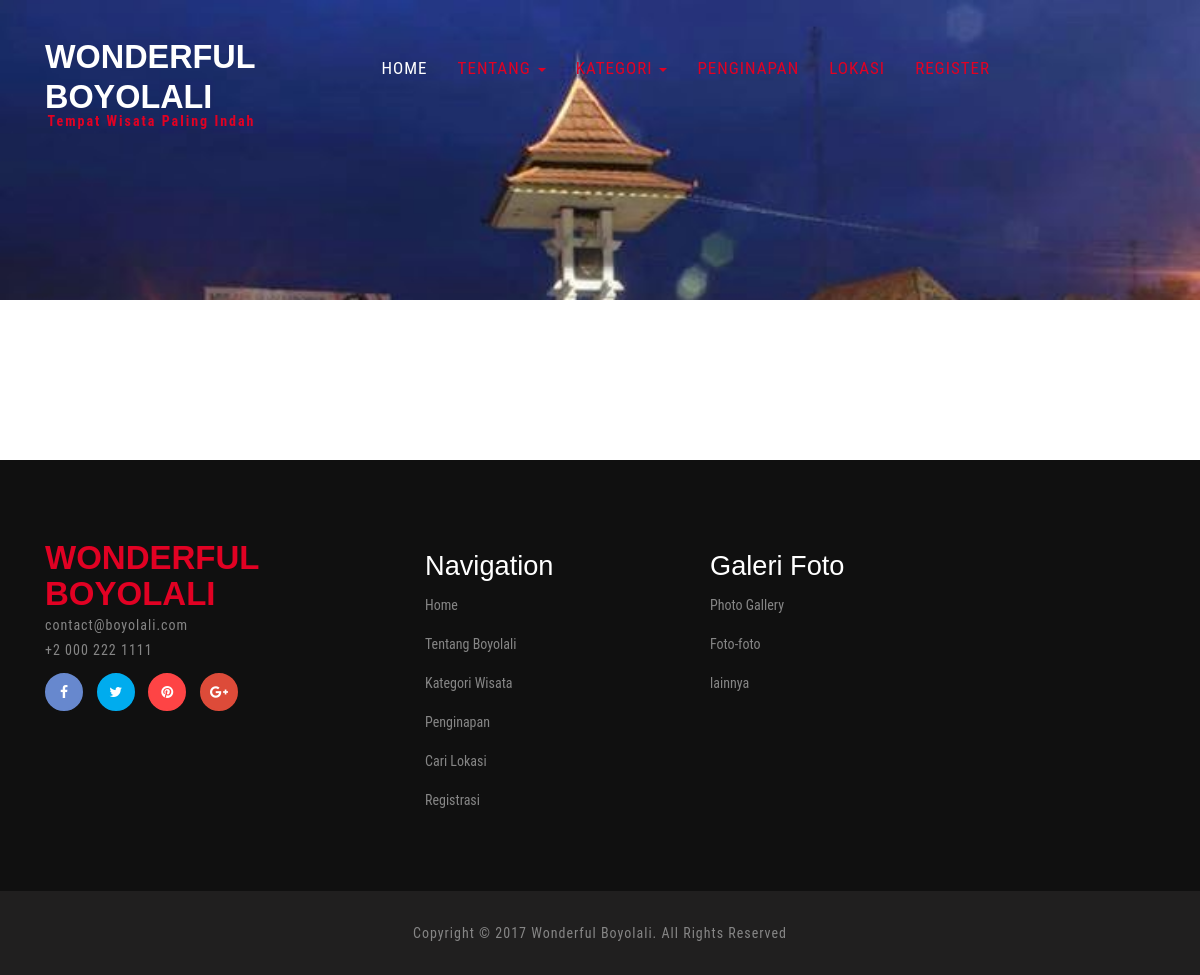
/index.php/penginapan, run on an earlier commit of the app's database.
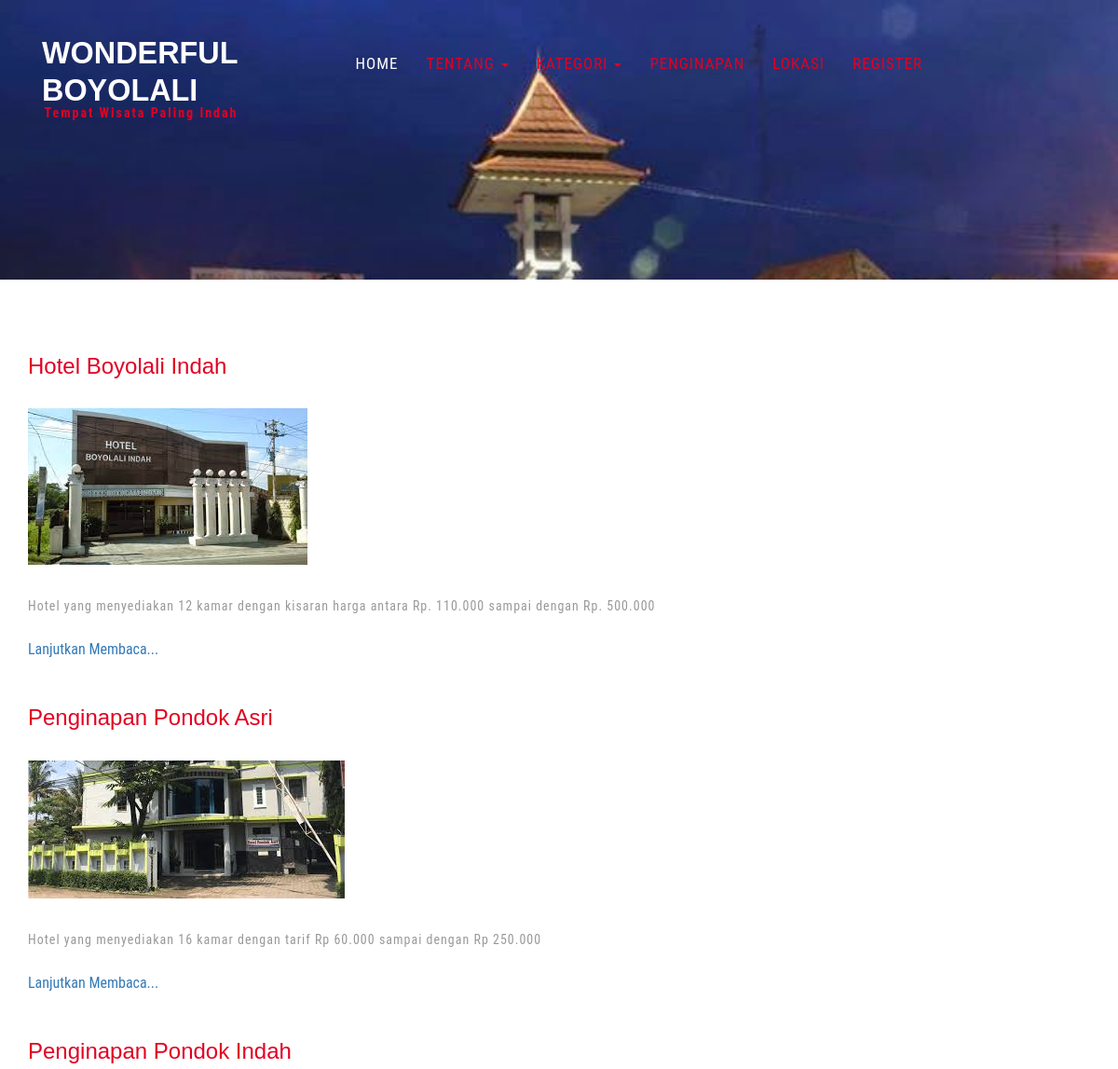
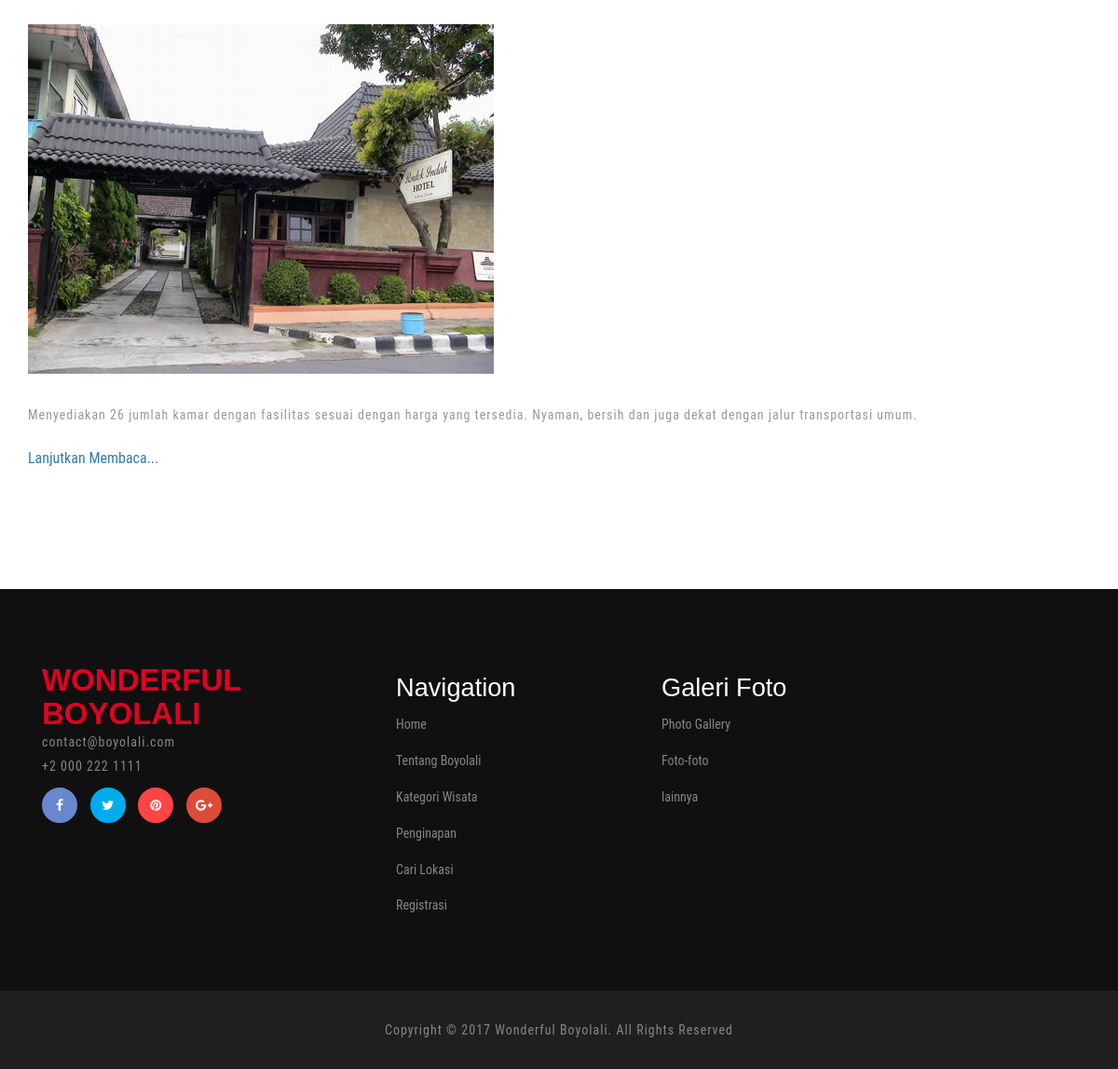
And on a later commit of the database (2 pictures, top to bottom).
### tables this page shows
CREATE TABLE `penginapan` (
  `id_penginapan` int(5) NOT NULL,
  `nama_penginapan` varchar(100) NOT NULL,
  `alamat_penginapan` varchar(150) NOT NULL,
  `daerah_penginapan` varchar(150) NOT NULL,
  `ket_penginapan` text NOT NULL,
  `harga_penginapan` int(10) NOT NULL,
  `long_penginapan` varchar(100) NOT NULL,
  `lat_penginapan` varchar(100) NOT NULL,
  `cp_penginapan` varchar(15) NOT NULL,
  `id_admin` int(5) NOT NULL,
  `id_user` int(5) NOT NULL
);

### application/controllers/Main.php (called while the page is built, shortened)
<?php
class Main extends CI_Controller {
    public function penginapan()
	{
		$this->load->model('m_dashboard');
        $this->load->view('main/header1');
		$data['penginapan'] = $this->m_dashboard->tampil_penginapan()->result();
        $this->load->view('penginapan',$data);
		$this->load->view('main/footer');
	}
}

### index.php (called while the page is built, shortened)
<?php
require_once BASEPATH.'core/CodeIgniter.php';

### application/models/m_dashboard.php (called while the page is built, shortened)
<?php
class m_dashboard extends CI_Model{
    public function tampil_penginapan(){
        return $this->db->get('penginapan');
    }
}
?>

### application/views/penginapan.php (the view, shortened to what this page needs)
<?php
	$CI =& get_instance();
?>
	<div class="single w3l-agileits">
		<div class="container">
			<?php $no=1; foreach($penginapan as $a){ ?>
			<div class="blog-pag page">
				<div class="blog-page-grids">
					<div class="blog-page-grid">
						<h3><?php echo $a->nama_penginapan; ?></h3>
					</div>
					<div class="clearfix"> </div>
				</div>
				<div class="blog-page-grids-bottom">
					<div class="blog-page-grids-bot">
					<?php
						$dapetgambarpenginapan = "";
						$getgambar =$CI->db->query('select gambar from gambar_penginapan where id_penginapan="'.$a->id_penginapan.'"');
						foreach ($getgambar->result() as $row){
						    $dapetgambarpenginapan = $row->gambar;
						}
					?>
					<?php
					if ($dapetgambarpenginapan=="") {
						?>
							<img src="<?php echo base_url()?>assets/images/tanya.png" alt=" " class="img-responsive" />
						<?php
					}else{
						?>
							<img src="<?php echo base_url()?>upload-foto/<?php echo $dapetgambarpenginapan; ?>" alt=" " class="img-responsive" />
						<?php
					}
					?>
					</div>
					<div class="blog-page-grids-bot1" style="text-align: justify;">
						<p><?php echo $a->ket_penginapan; ?></p></br>
				<a href="<?php echo base_url()?>index.php/detailpenginapan/<?php echo $a->id_penginapan; ?>">Lanjutkan Membaca...</a>
					</div>
				</div>
			</div>
			<?php $no++;
			} ?>
		</div>
	</div>

What changed in the data, as far as the page shows it:
added penginapan: nama_penginapan "Hotel Boyolali Indah", shows a picture, ket_penginapan "Hotel yang menyediakan 12 kamar dengan kisaran harga antara Rp. 110.000 sampai dengan Rp. 500.000"
added penginapan: nama_penginapan "Penginapan Pondok Asri", shows a picture, ket_penginapan "Hotel yang menyediakan 16 kamar dengan tarif Rp 60.000 sampai dengan Rp 250.000"
added penginapan: nama_penginapan "Penginapan Pondok Indah", shows a picture, ket_penginapan "Menyediakan 26 jumlah kamar dengan fasilitas sesuai dengan harga yang tersedia. Nyaman, bersih dan juga dekat dengan jalur transportasi umum."
